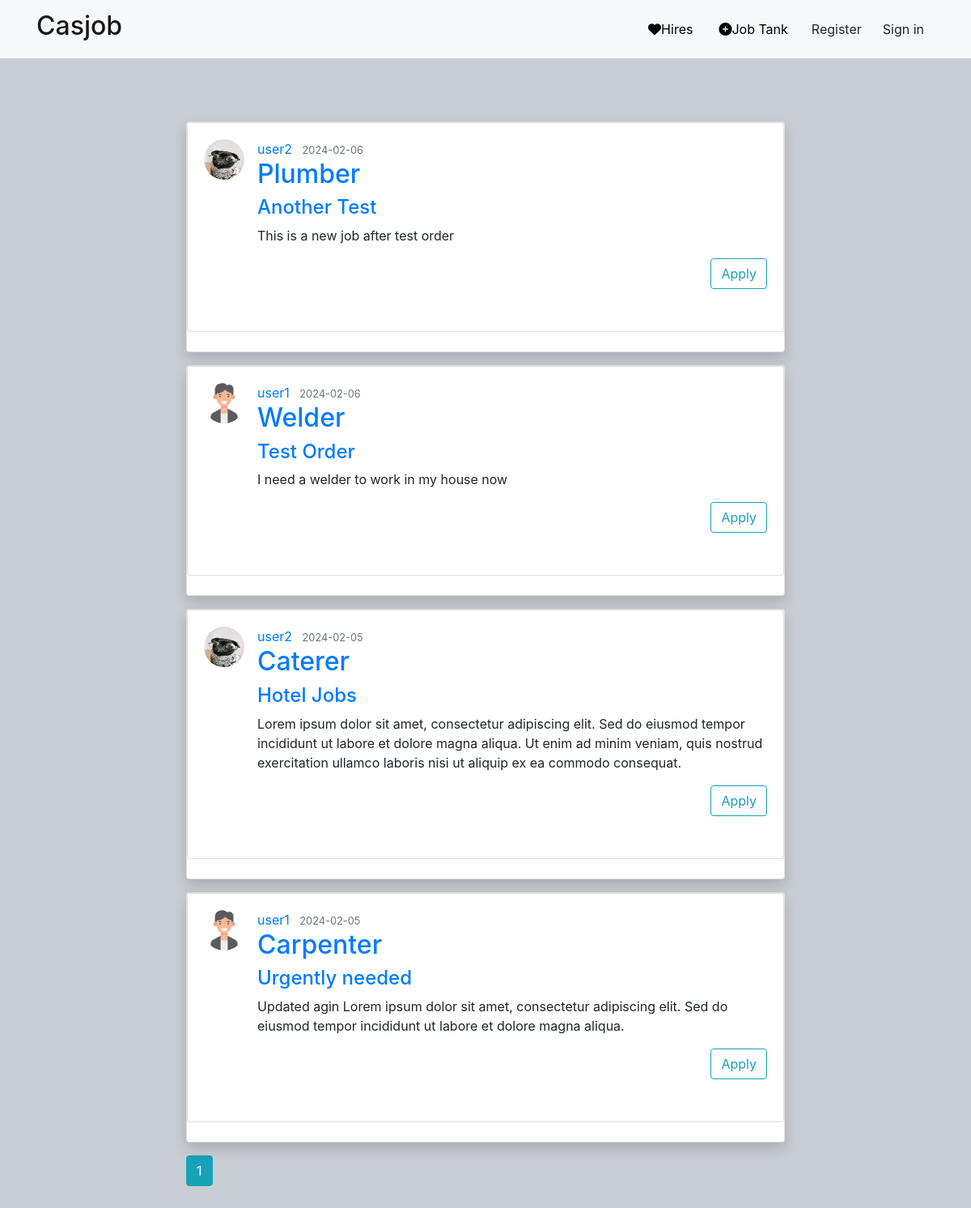
/jobs, run on an earlier commit of the app's database.
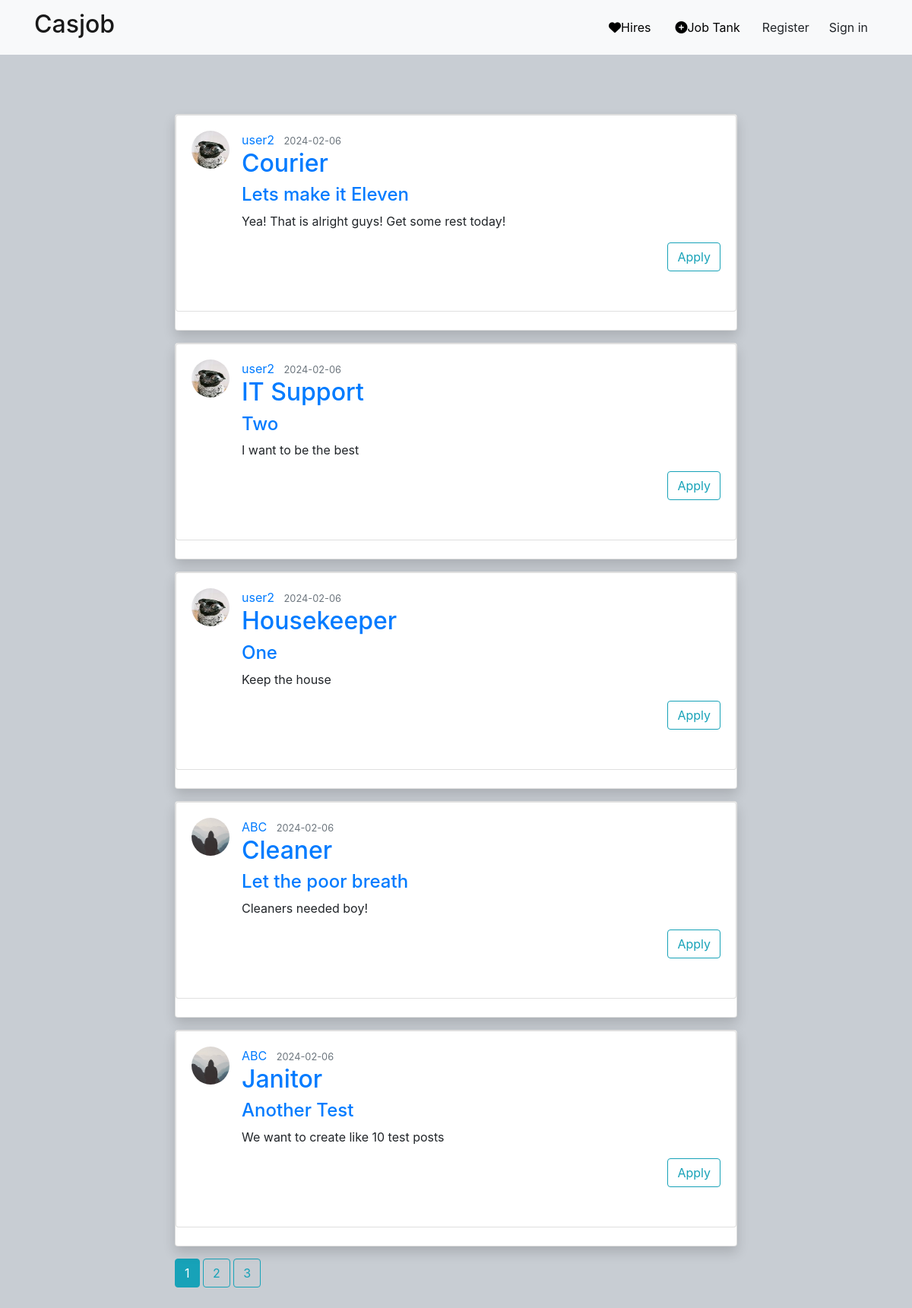
And on a later commit of the database.
### casjob/models.py (models this page shows, shortened)
class Post(db.Model):
    id = db.Column(db.Integer, primary_key=True)
    title = db.Column(db.String(100), nullable=False)
    date_posted = db.Column(db.DateTime, nullable=False, default=datetime.utcnow)
    skill_type = db.Column(db.String(50), nullable=False)
    job_description = db.Column(db.Text, nullable=False)
    user_id = db.Column(db.Integer, db.ForeignKey('user.id'),)

class User(db.Model, UserMixin):
    id = db.Column(db.Integer, primary_key=True)
    firstname = db.Column(db.String(20), unique=False, nullable=True)
    lastname = db.Column(db.String(20), unique=False, nullable=True)
    username = db.Column(db.String(20), unique=True, nullable=False)
    phone_number = db.Column(db.String(20), unique=True, nullable=True)
    email = db.Column(db.String(120), unique=True, nullable=False)
    skill_type = db.Column(db.String(50), nullable=True)
    bio = db.Column(db.String(300), nullable=True)
    image_file = db.Column(db.String(20), nullable=False, default='default.jpg')
    password = db.Column(db.String(60), nullable=False)
    posts = db.relationship('Post', backref='author', lazy=True)

### casjob/routes.py (the view)
@app.route('/jobs')
def job_tank():
    page = request.args.get('page', 1, type=int)
    posts = Post.query.order_by(Post.date_posted.desc()).paginate(page=page, per_page=5)
    return render_template('job_tank.html', posts=posts)

### casjob/Templates/job_tank.html
{% extends "base.html" %}
{% block content %}
{% for post in posts.items %}
    <article class="shadow card mb-3 mx-auto" style="max-width: 740px;">
        <div class="card mb-4">
            <div class="card-body">
                <div class="media mb-3">
                    <img src="{{ url_for('static', filename='profile_pics/' + post.author.image_file)}}" class="rounded-circle" width="50" height="50" alt="{{ post.author.username }}">
                    <div class="media-body ml-3">
                        <div class="article-metadata">
                            <a class="mr-2" href="{{ url_for('user_job_posts', username=post.author.username) }}">{{ post.author.username }}</a>
                            <small class="text-muted">{{ post.date_posted.strftime('%Y-%m-%d') }}</small>
                        </div>
                        <h2><a class="article-title" href="#">{{ post.skill_type }}</a></h2>
                        <h4><a class="article-title" href="{{ url_for('post', post_id=post.id)}}">{{ post.title }}</a></h4>
                        <p class="article-content">{{ post.job_description }}</p>
                        {% if post.author != current_user %}
                            <div class="form-group text-right">
                                <a href="#" class="btn btn-outline-info custom-submit-btn">Apply</a>
                            </div>
                        {% endif %}
                    </div>
                </div>
            </div>
        </div>
    </article>
{% endfor %}
{% for page_num in posts.iter_pages(left_edge=1, right_edge=1, left_current=1, right_current=2) %}
    {% if page_num %}
        {% if posts.page == page_num %}
            <a class="btn btn-info mb-4" href="{{ url_for('job_tank', page=page_num) }}">{{ page_num }}</a>
        {% else %}
            <a class="btn btn-outline-info mb-4" href="{{ url_for('job_tank', page=page_num) }}">{{ page_num }}</a>
        {% endif %}
    {% else %}
        ...
    {% endif %}
{% endfor %}
{% endblock content %}

What changed in the data, as far as the page shows it:
no longer on this page (row unchanged): Post: image_file (picture), author.username "user2", date_posted "2024-02-06", skill_type "Plumber", title "Another Test", job_description "This is a new job after test order"
no longer on this page (row unchanged): Post: image_file (picture), author.username "user1", date_posted "2024-02-06", skill_type "Welder", title "Test Order", job_description "I need a welder to work in my house now"
no longer on this page (row unchanged): Post: image_file (picture), author.username "user2", date_posted "2024-02-05", skill_type "Caterer", title "Hotel Jobs", job_description "Lorem ipsum dolor sit amet, consectetur adipiscing elit. Sed do eiusmod tempor incididunt ut labore et dolore magna aliqua. Ut enim ad minim veniam, quis nostrud exercitation ullamco laboris nisi ut aliquip ex ea commodo consequat."
no longer on this page (row unchanged): Post: image_file (picture), author.username "user1", date_posted "2024-02-05", skill_type "Carpenter", title "Urgently needed", job_description "Updated agin Lorem ipsum dolor sit amet, consectetur adipiscing elit. Sed do eiusmod tempor incididunt ut labore et dolore magna aliqua."
added Post: image_file (picture), author.username "user2", date_posted "2024-02-06", skill_type "Courier", title "Lets make it Eleven", job_description "Yea! That is alright guys! Get some rest today!"
added Post: image_file (picture), author.username "user2", date_posted "2024-02-06", skill_type "IT Support", title "Two", job_description "I want to be the best"
added Post: image_file (picture), author.username "user2", date_posted "2024-02-06", skill_type "Housekeeper", title "One", job_description "Keep the house"
added Post: image_file (placeholder picture), author.username "ABC", date_posted "2024-02-06", skill_type "Cleaner", title "Let the poor breath", job_description "Cleaners needed boy!"
added Post: image_file (placeholder picture), author.username "ABC", date_posted "2024-02-06", skill_type "Janitor", title "Another Test", job_description "We want to create like 10 test posts"
Also different on the page:
new list line: "2"
new list line: "3"
